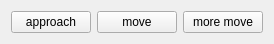
     <widget class="QWidget" name="layoutWidget">
      <property name="geometry">
       <rect>
        <x>1310</x>
        <y>560</y>
        <width>259</width>
        <height>27</height>
       </rect>
      </property>
      <layout class="QHBoxLayout" name="horizontalLayout_14">
       <item>
        <widget class="QPushButton" name="bt_cobot_move2object_approach">
         <property name="contextMenuPolicy">
          <enum>Qt::DefaultContextMenu</enum>
         </property>
         <property name="toolTip">
          <string/>
         </property>
         <property name="autoFillBackground">
          <bool>false</bool>
         </property>
         <property name="text">
          <string>approach</string>
         </property>
        </widget>
       </item>
       <item>
        <widget class="QPushButton" name="bt_cobot_move2object">
         <property name="contextMenuPolicy">
          <enum>Qt::DefaultContextMenu</enum>
         </property>
         <property name="toolTip">
          <string/>
         </property>
         <property name="autoFillBackground">
          <bool>false</bool>
         </property>
         <property name="text">
          <string>move</string>
         </property>
        </widget>
       </item>
       <item>
        <widget class="QPushButton" name="bt_cobot_push">
         <property name="contextMenuPolicy">
          <enum>Qt::DefaultContextMenu</enum>
         </property>
         <property name="toolTip">
          <string/>
         </property>
         <property name="autoFillBackground">
          <bool>false</bool>
         </property>
         <property name="text">
          <string>more move</string>
         </property>
        </widget>
       </item>
      </layout>
     </widget>
